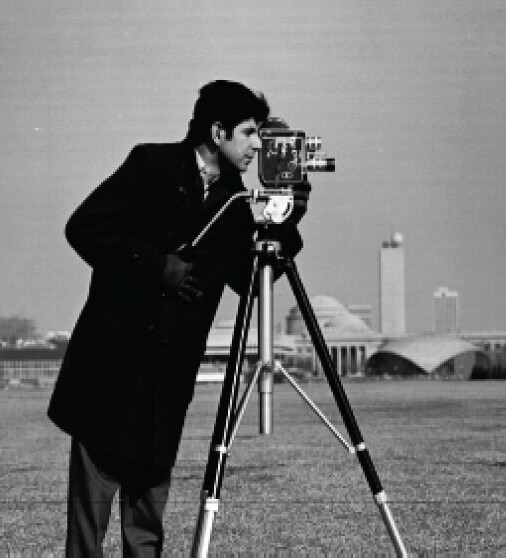
#> input picture image.jpg, 506 x 558 px
$ jupyter execute --allow-errors 'deneme copy.ipynb'
#> lines starting #> are read from the running program, lines starting #| are printed output that depends on the picture
[cell 1]
import numpy as np
from scipy.sparse import lil_matrix
from scipy.ndimage import gaussian_filter
import matplotlib.pyplot as plt
import cv2
from tqdm import tqdm
import pylops

filter_size = 9
low_pass_filter = np.ones((filter_size, filter_size))/9

image = cv2.imread("image.jpg", cv2.IMREAD_GRAYSCALE)  # Replace with your actual image
#> image: shape (558, 506); min 0, max 255, mean 116.4
height, width = image.shape
#> height = 558; width = 506
x = cv2.imread("image.jpg", cv2.IMREAD_GRAYSCALE)

# Specify the scaling factors (e.g., reduce by half)
scale_x = 0.1  # Horizontal scale factor
scale_y = 0.1  # Vertical scale factor

x = cv2.resize(image, None, fx=scale_x, fy=scale_y, interpolation=cv2.INTER_AREA)
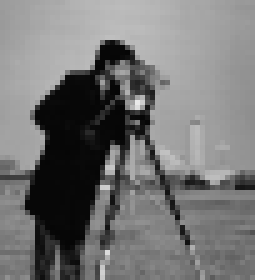
#> x: shape (56, 51) (shown 5 times larger); min 6, max 234, mean 116.5

image_shape = x.shape
#> image_shape = (56, 51)

padded = cv2.copyMakeBorder(x, 4, 4, 4, 4, cv2.BORDER_REFLECT, None, value = 0)
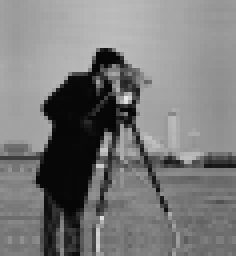
#> padded: shape (64, 59) (shown 4 times larger); min 6, max 234, mean 121.8
image_shape = padded.shape
#> image_shape = (64, 59)
# x = np.load("python.npy")[::5, ::5, 0]
# image_shape = x.shape

[cell 2]
image_shape
#> Out = (64, 59)
